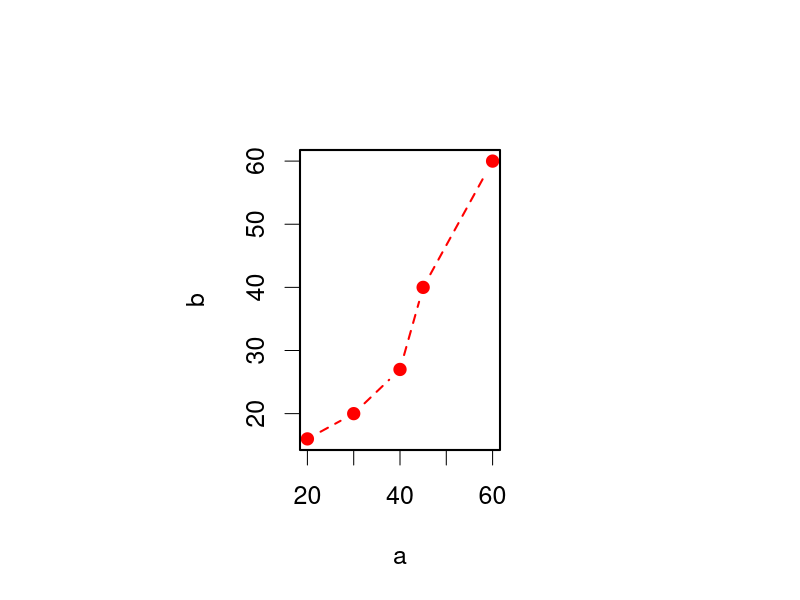
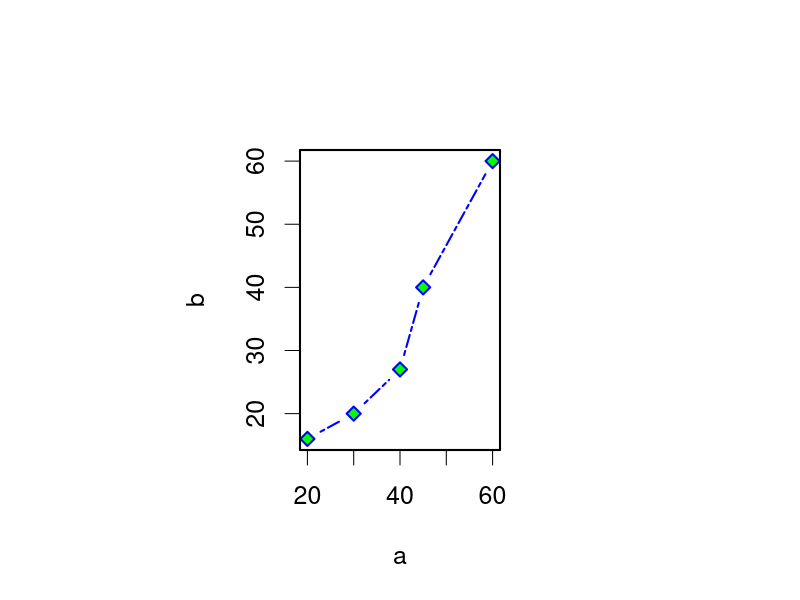

Here is the R script that generated these plots, in order:
a <- c(20,30,40,45,60)
b <- c(16,20,27,40,60)
c <- c(15,18,25,31,40)
#plot(a,b,type="b")
#plot(a,b,type="b",lty=2,pch=7)
#plot(a,b,type="b",lty=3,lwd=3,pch=15,cex=2)
opar <- par(no.readonly = TRUE)
par(pin=c(2,3))
par(lwd=2,cex=1.5)
plot(a,b,type="b",pch=19,lty=2,col="red")
plot(a,b,type="b",pch=23,lty=6,col="blue",bg="green")
par(opar)